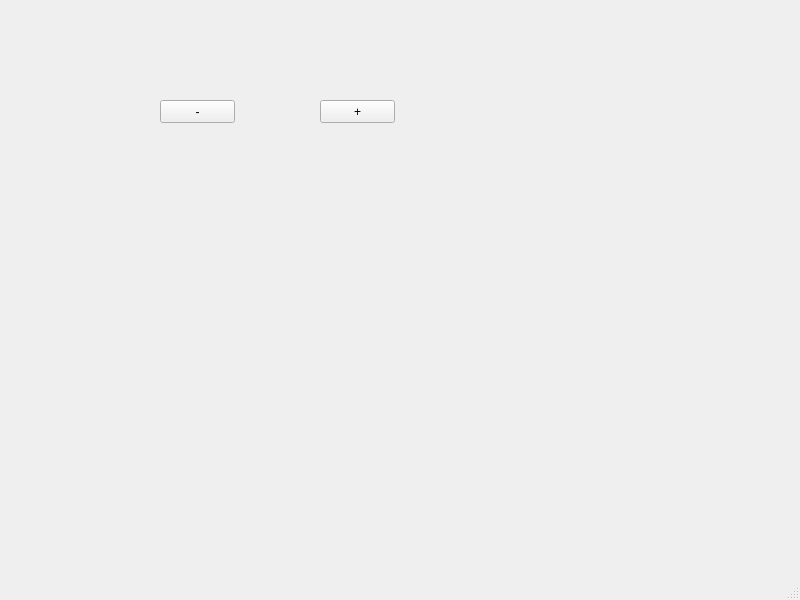
<?xml version="1.0" encoding="UTF-8"?>
<ui version="4.0">
 <class>plzplz</class>
 <widget class="QMainWindow" name="plzplz">
  <property name="geometry">
   <rect>
    <x>0</x>
    <y>0</y>
    <width>800</width>
    <height>600</height>
   </rect>
  </property>
  <property name="windowTitle">
   <string>MainWindow</string>
  </property>
  <widget class="QWidget" name="centralwidget">
   <widget class="QLabel" name="count_1">
    <property name="geometry">
     <rect>
      <x>250</x>
      <y>90</y>
      <width>56</width>
      <height>41</height>
     </rect>
    </property>
    <property name="text">
     <string/>
    </property>
   </widget>
   <widget class="QPushButton" name="minus1">
    <property name="geometry">
     <rect>
      <x>160</x>
      <y>100</y>
      <width>75</width>
      <height>23</height>
     </rect>
    </property>
    <property name="text">
     <string>-</string>
    </property>
   </widget>
   <widget class="QPushButton" name="plus1">
    <property name="geometry">
     <rect>
      <x>320</x>
      <y>100</y>
      <width>75</width>
      <height>23</height>
     </rect>
    </property>
    <property name="text">
     <string>+</string>
    </property>
   </widget>
  </widget>
  <widget class="QMenuBar" name="menubar">
   <property name="geometry">
    <rect>
     <x>0</x>
     <y>0</y>
     <width>800</width>
     <height>21</height>
    </rect>
   </property>
  </widget>
  <widget class="QStatusBar" name="statusbar"/>
 </widget>
 <resources/>
 <connections/>
</ui>
